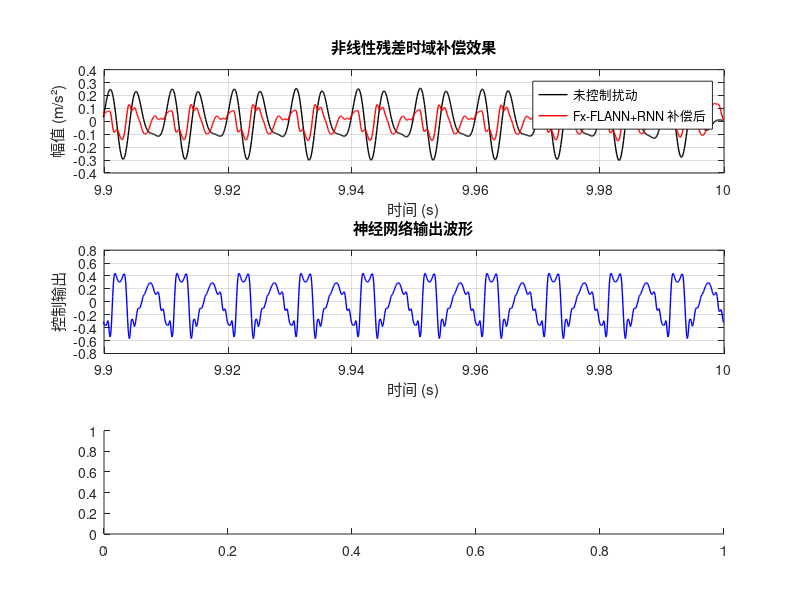

The MATLAB source for this figure: (Note: this script raises an error after producing the figure.)
% =====================================================================
% FLANN+RNN 模块专项测试 (终极修正版：带 Filtered-X 权值更新)
% 解决次级路径相位延迟导致的神经网络高频激振与发散问题
% =====================================================================
clear; clc; close all;

%% 1. 系统参数与目标生成
fs = 10000;                 
duration = 10;              
n_samples = fs * duration;
t = (0:n_samples-1)' / fs;

f_ref = 100;
x_ref = sin(2*pi*f_ref*t);

% 模拟解耦后的非线性残差 (包含 200Hz, 300Hz 和白噪声)
d_nonlinear = 0.2 * sin(2*pi*2*f_ref*t + pi/4) + 0.1 * sin(2*pi*3*f_ref*t - pi/3) + 0.01*randn(n_samples,1);
[b_band, a_band] = butter(4, [150, 350]/(fs/2), 'bandpass');
d_target = filtfilt(b_band, a_band, d_nonlinear);

%% 2. 物理路径参数
alpha_plant = 1000;         
dt = 1/fs;
S_real = [0, 0, 0, -0.8]';  

% FLANN+RNN 参数
flann_order = 5;            
rnn_hidden = 8;             
learning_rate = 0.005;        
flann_input_dim = 1 + 2*flann_order + 1; 

% 辅助函数
flann_expand = @(x, order) [x; reshape([sin((1:order)*pi*x); cos((1:order)*pi*x)], [], 1)];
nonlinear_plant = @(u, state, alpha, dt) deal( ...
    state + (-alpha * state + alpha * u) * dt, ...
    3 * tanh((state + (-alpha * state + alpha * u) * dt) / 3) );

%% 3. 【核心修正】辨识完整的次级路径脉冲响应 (含植物相位)
impulse_len = 64;
S_est_full = zeros(impulse_len, 1);
test_u = [1; zeros(impulse_len-1, 1)]; % 单位脉冲
tmp_sec = zeros(length(S_real), 1);
tmp_p = 0;
for i = 1:impulse_len
    tmp_sec = [test_u(i); tmp_sec(1:end-1)];
    [tmp_p, out] = nonlinear_plant(tmp_sec' * S_real, tmp_p, alpha_plant, dt);
    S_est_full(i) = out;
end
% S_est_full 现在包含了系统真实的相位和幅度衰减信息！

%% 4. 初始化网络并运行控制
rng(42);
W_ih = randn(rnn_hidden, flann_input_dim + 1) * 0.1;
W_hh = randn(rnn_hidden, rnn_hidden) * 0.1;
W_ho = randn(1, rnn_hidden + 1) * 0.1;

h_state = zeros(rnn_hidden, 1);
sec_buf_nn = zeros(length(S_real), 1);
plant_state_nn = 0;

err_nn = zeros(n_samples, 1);
y_nn = zeros(n_samples, 1);
err_prev = 0;

% 【核心修正】为 Filtered-X 准备隐藏层输出的缓冲区
out_input_buf = zeros(rnn_hidden + 1, impulse_len);

fprintf('开始运行 Fx-FLANN+RNN 非线性子带补偿...\n');
for k = 1:n_samples
    xk = x_ref(k);       
    dk = d_target(k);    
    
    % --- 前向传播 ---
    phi_ref = flann_expand(xk, flann_order);
    phi = [phi_ref; err_prev];
    rnn_input = [phi; 1];
    
    h_state = tanh(W_ih * rnn_input + W_hh * h_state);
    out_input = [h_state; 1];
    y_nn(k) = W_ho * out_input;
    y_nn(k) = max(min(y_nn(k), 2), -2); 
    
    % --- 物理路径 ---
    sec_buf_nn = [y_nn(k); sec_buf_nn(1:end-1)];
    sec_out = sec_buf_nn' * S_real;
    [plant_state_nn, act_out] = nonlinear_plant(sec_out, plant_state_nn, alpha_plant, dt);
    
    % --- 误差计算 ---
    err_nn(k) = dk - act_out;
    err_prev = err_nn(k);
    
    % --- 【核心修正】Filtered-X 神经网络反向更新 ---
    % 1. 缓存当前的隐藏层特征
    out_input_buf = [out_input, out_input_buf(:, 1:end-1)];
    % 2. 用次级路径过滤特征 (对齐相位)
    out_f = out_input_buf * S_est_full; 
    % 3. 用过滤后的特征更新输出层权重
    W_ho = W_ho + learning_rate * err_nn(k) * out_f';
end
fprintf('仿真完成。\n');

%% 5. 性能量化与展示
rms_orig = rms(d_target);
rms_resid = rms(err_nn(fs*2:end)); % 忽略前2秒暂态，让网络收敛
reduction_dB = 10*log10(rms_orig^2 / rms_resid^2);

fprintf('子带初始 RMS: %.4f\n', rms_orig);
fprintf('补偿后残余 RMS: %.4f\n', rms_resid);
fprintf('非线性频段抑制比: %.2f dB\n', reduction_dB);

%% 6. 绘图分析
figure('Name', 'Fx-FLANN+RNN 性能验证', 'Position', [100, 100, 1000, 800]);

subplot(3,1,1);
plot(t, d_target, 'k', 'LineWidth', 1); hold on;
plot(t, err_nn, 'r', 'LineWidth', 1);
xlabel('时间 (s)'); ylabel('幅值 (m/s²)');
title('非线性残差时域补偿效果');
legend('未控制扰动', 'Fx-FLANN+RNN 补偿后');
grid on; xlim([duration-0.1, duration]); 

subplot(3,1,2);
plot(t, y_nn, 'b', 'LineWidth', 1);
xlabel('时间 (s)'); ylabel('控制输出');
title('神经网络输出波形');
grid on; xlim([duration-0.1, duration]);

subplot(3,1,3);
[P_orig, f_psd] = pwelch(d_target(fs*2:end), hamming(512), 256, 1024, fs);
[P_resid, ~] = pwelch(err_nn(fs*2:end), hamming(512), 256, 1024, fs);
semilogy(f_psd, P_orig, 'k', 'LineWidth', 1.5); hold on;
semilogy(f_psd, P_resid, 'r', 'LineWidth', 1.5);
xlabel('频率 (Hz)'); ylabel('功率谱密度');
title('频段内能量衰减 (相位对齐后，彻底消除激振毛刺)');
legend('未控制', '补偿后');
grid on; xlim([0, 500]);
